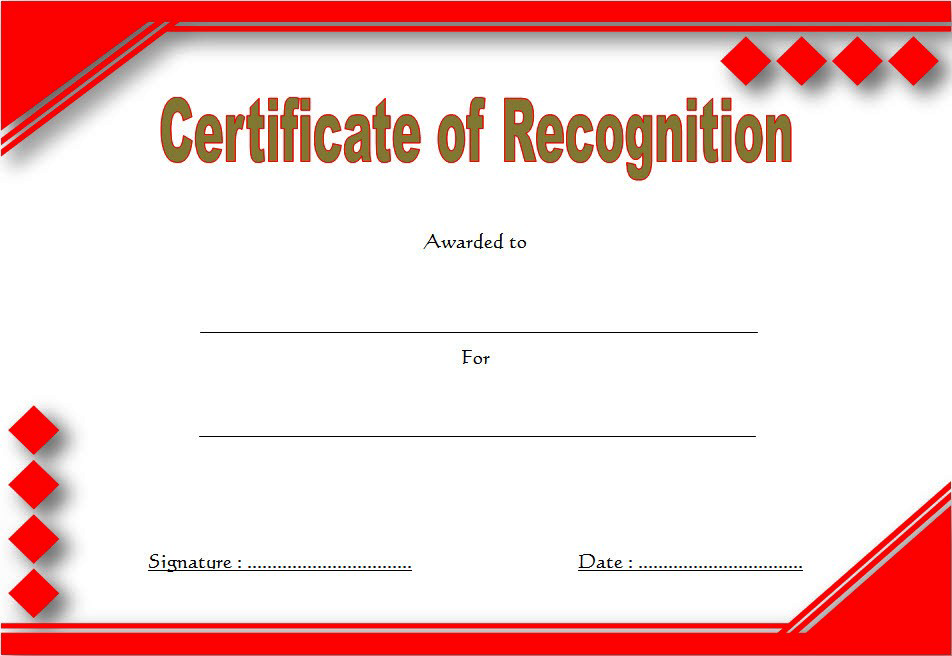
#> input picture template.png, 952 x 656 px
$ python test-gui.py
#> lines starting #> are read from the running program, lines starting #| are printed output that depends on the picture
from certificate import generate
import matplotlib.pyplot as plt
from PIL import Image, ImageDraw, ImageFont

coordinates = []
name = "Nguyễn Văn A"
template_path = "template.png"
def onclick(event):
    x = event.xdata
    y = event.ydata
    plt.scatter(x, y)
    coordinates.append([x, y])
    plt.text(x, y, name,  fontsize=24)
    plt.show()

im = plt.imread(template_path)
#> im is the input picture: shape (656, 952, 4) float32; mean R, G, B, A 0.956, 0.821, 0.814, 1
fig, ax = plt.subplots()
ax.plot(0)
cid = fig.canvas.mpl_connect('button_press_event', onclick)
# plt.text(352.5, 321, "Nguyễn Văn A",  fontsize=24)
plt.imshow(im)
plt.title("Exit the editor to start the generation")
plt.show()
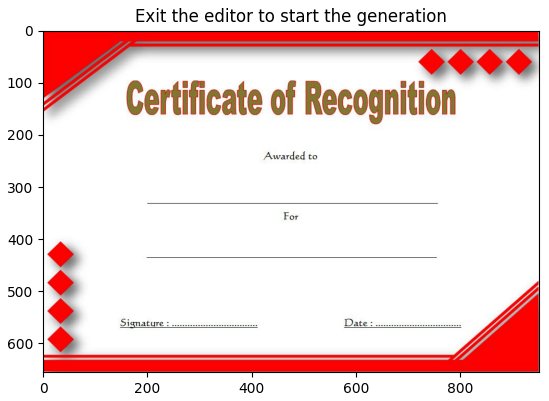
#> figure drawn by matplotlib, 1 panel

print(coordinates)
#> (the run stopped early here; a loop or call above may not have finished)
